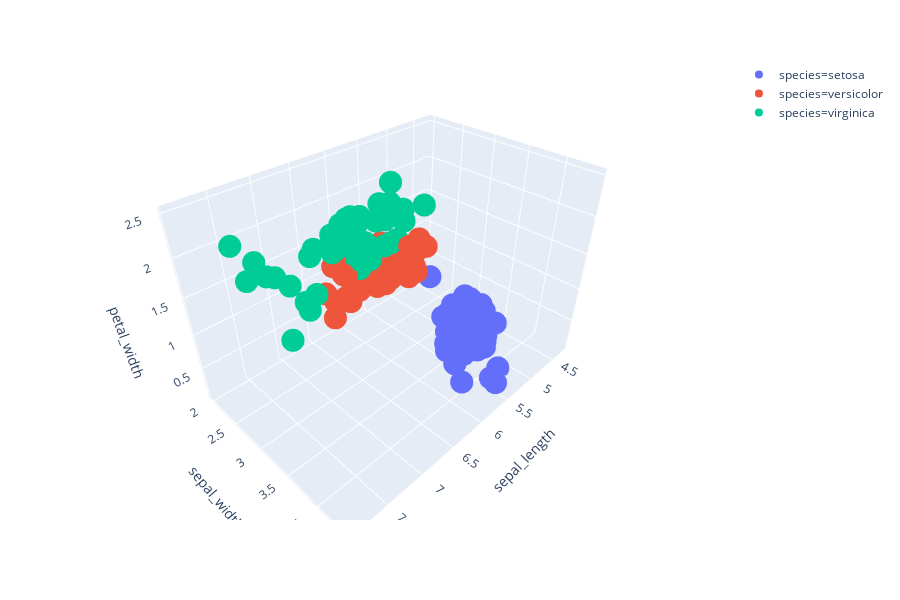

Notebook cell for this chart:
### Code cell
iris = px.data.iris()
fig = px.scatter_3d(iris, x='sepal_length', y='sepal_width', z='petal_width',
              color='species')
fig.show()

### Figure 1 — Plotly figure (JSON) as saved in the notebook; plotly's stock layout.template omitted (floating-point values rounded to 4 significant figures)
{"data": [{"hoverlabel": {"namelength": 0}, "hovertemplate": "species=setosa<br>sepal_length=%{x}<br>sepal_width=%{y}<br>petal_width=%{z}", "legendgroup": "species=setosa", "marker": {"color": "#636efa", "symbol": "circle"}, "mode": "markers", "name": "species=setosa", "scene": "scene", "showlegend": true, "type": "scatter3d", "x": [5.1, 4.9, 4.7, 4.6, 5, 5.4, 4.6, 5, 4.4, 4.9, 5.4, 4.8, 4.8, 4.3, 5.8, 5.7, 5.4, 5.1, 5.7, 5.1, 5.4, 5.1, 4.6, 5.1, 4.8, 5, 5, 5.2, 5.2, 4.7, 4.8, 5.4, 5.2, 5.5, 4.9, 5, 5.5, 4.9, 4.4, 5.1, 5, 4.5, 4.4, 5, 5.1, 4.8, 5.1, 4.6, 5.3, 5], "y": [3.5, 3, 3.2, 3.1, 3.6, 3.9, 3.4, 3.4, 2.9, 3.1, 3.7, 3.4, 3, 3, 4, 4.4, 3.9, 3.5, 3.8, 3.8, 3.4, 3.7, 3.6, 3.3, 3.4, 3, 3.4, 3.5, 3.4, 3.2, 3.1, 3.4, 4.1, 4.2, 3.1, 3.2, 3.5, 3.1, 3, 3.4, 3.5, 2.3, 3.2, 3.5, 3.8, 3, 3.8, 3.2, 3.7, 3.3], "z": [0.2, 0.2, 0.2, 0.2, 0.2, 0.4, 0.3, 0.2, 0.2, 0.1, 0.2, 0.2, 0.1, 0.1, 0.2, 0.4, 0.4, 0.3, 0.3, 0.3, 0.2, 0.4, 0.2, 0.5, 0.2, 0.2, 0.4, 0.2, 0.2, 0.2, 0.2, 0.4, 0.1, 0.2, 0.1, 0.2, 0.2, 0.1, 0.2, 0.2, 0.3, 0.3, 0.2, 0.6, 0.4, 0.3, 0.2, 0.2, 0.2, 0.2]}, {"hoverlabel": {"namelength": 0}, "hovertemplate": "species=versicolor<br>sepal_length=%{x}<br>sepal_width=%{y}<br>petal_width=%{z}", "legendgroup": "species=versicolor", "marker": {"color": "#EF553B", "symbol": "circle"}, "mode": "markers", "name": "species=versicolor", "scene": "scene", "showlegend": true, "type": "scatter3d", "x": [7, 6.4, 6.9, 5.5, 6.5, 5.7, 6.3, 4.9, 6.6, 5.2, 5, 5.9, 6, 6.1, 5.6, 6.7, 5.6, 5.8, 6.2, 5.6, 5.9, 6.1, 6.3, 6.1, 6.4, 6.6, 6.8, 6.7, 6, 5.7, 5.5, 5.5, 5.8, 6, 5.4, 6, 6.7, 6.3, 5.6, 5.5, 5.5, 6.1, 5.8, 5, 5.6, 5.7, 5.7, 6.2, 5.1, 5.7], "y": [3.2, 3.2, 3.1, 2.3, 2.8, 2.8, 3.3, 2.4, 2.9, 2.7, 2, 3, 2.2, 2.9, 2.9, 3.1, 3, 2.7, 2.2, 2.5, 3.2, 2.8, 2.5, 2.8, 2.9, 3, 2.8, 3, 2.9, 2.6, 2.4, 2.4, 2.7, 2.7, 3, 3.4, 3.1, 2.3, 3, 2.5, 2.6, 3, 2.6, 2.3, 2.7, 3, 2.9, 2.9, 2.5, 2.8], "z": [1.4, 1.5, 1.5, 1.3, 1.5, 1.3, 1.6, 1, 1.3, 1.4, 1, 1.5, 1, 1.4, 1.3, 1.4, 1.5, 1, 1.5, 1.1, 1.8, 1.3, 1.5, 1.2, 1.3, 1.4, 1.4, 1.7, 1.5, 1, 1.1, 1, 1.2, 1.6, 1.5, 1.6, 1.5, 1.3, 1.3, 1.3, 1.2, 1.4, 1.2, 1, 1.3, 1.2, 1.3, 1.3, 1.1, 1.3]}, {"hoverlabel": {"namelength": 0}, "hovertemplate": "species=virginica<br>sepal_length=%{x}<br>sepal_width=%{y}<br>petal_width=%{z}", "legendgroup": "species=virginica", "marker": {"color": "#00cc96", "symbol": "circle"}, "mode": "markers", "name": "species=virginica", "scene": "scene", "showlegend": true, "type": "scatter3d", "x": [6.3, 5.8, 7.1, 6.3, 6.5, 7.6, 4.9, 7.3, 6.7, 7.2, 6.5, 6.4, 6.8, 5.7, 5.8, 6.4, 6.5, 7.7, 7.7, 6, 6.9, 5.6, 7.7, 6.3, 6.7, 7.2, 6.2, 6.1, 6.4, 7.2, 7.4, 7.9, 6.4, 6.3, 6.1, 7.7, 6.3, 6.4, 6, 6.9, 6.7, 6.9, 5.8, 6.8, 6.7, 6.7, 6.3, 6.5, 6.2, 5.9], "y": [3.3, 2.7, 3, 2.9, 3, 3, 2.5, 2.9, 2.5, 3.6, 3.2, 2.7, 3, 2.5, 2.8, 3.2, 3, 3.8, 2.6, 2.2, 3.2, 2.8, 2.8, 2.7, 3.3, 3.2, 2.8, 3, 2.8, 3, 2.8, 3.8, 2.8, 2.8, 2.6, 3, 3.4, 3.1, 3, 3.1, 3.1, 3.1, 2.7, 3.2, 3.3, 3, 2.5, 3, 3.4, 3], "z": [2.5, 1.9, 2.1, 1.8, 2.2, 2.1, 1.7, 1.8, 1.8, 2.5, 2, 1.9, 2.1, 2, 2.4, 2.3, 1.8, 2.2, 2.3, 1.5, 2.3, 2, 2, 1.8, 2.1, 1.8, 1.8, 1.8, 2.1, 1.6, 1.9, 2, 2.2, 1.5, 1.4, 2.3, 2.4, 1.8, 1.8, 2.1, 2.4, 2.3, 1.9, 2.3, 2.5, 2.3, 1.9, 2, 2.3, 1.8]}], "layout": {"height": 600, "legend": {"tracegroupgap": 0}, "margin": {"t": 60}, "scene": {"domain": {"x": [0, 0.98], "y": [0, 1]}, "xaxis": {"title": {"text": "sepal_length"}}, "yaxis": {"title": {"text": "sepal_width"}}, "zaxis": {"title": {"text": "petal_width"}}}}}
